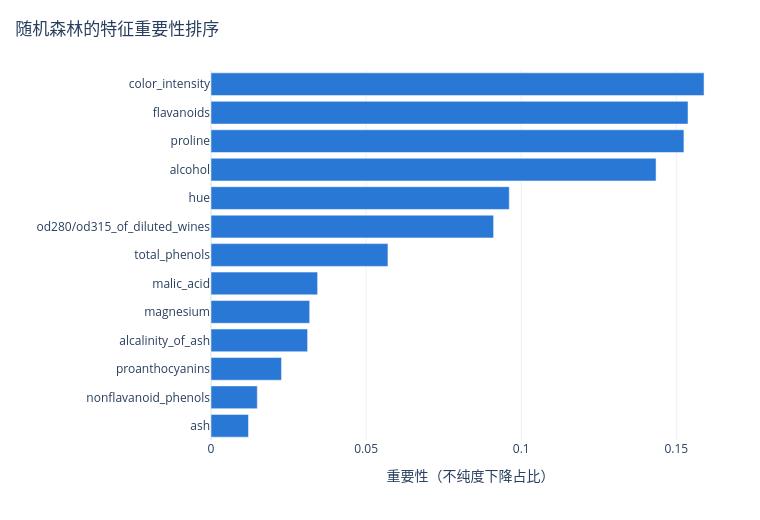

Here is the notebook cell this chart was saved with:
### Code cell
# 随机森林的特征重要性：与前面 F 检验的排序对照
rf = RandomForestClassifier(n_estimators=300, random_state=SEED).fit(X_train, y_train)
imp = pd.Series(rf.feature_importances_, index=wine.feature_names).sort_values()

fig = go.Figure(go.Bar(
    x=imp.values, y=imp.index, orientation="h", marker_color=C_BLUE,
    hovertemplate="%{y}<br>重要性 %{x:.3f}<extra></extra>",
))
style(fig, "随机森林的特征重要性排序", "重要性（不纯度下降占比）", "", width=760, height=520)
fig.show()

### Figure 1 — Plotly figure (JSON) as saved in the notebook; plotly's stock layout.template omitted (floating-point values rounded to 4 significant figures)
{"data": [{"hovertemplate": "%{y}<br>重要性 %{x:.3f}<extra></extra>", "marker": {"color": "#2a78d6"}, "orientation": "h", "type": "bar", "x": [0.01209, 0.01493, 0.02273, 0.03114, 0.03181, 0.03437, 0.05705, 0.0911, 0.09615, 0.1435, 0.1525, 0.1538, 0.1589], "y": ["ash", "nonflavanoid_phenols", "proanthocyanins", "alcalinity_of_ash", "magnesium", "malic_acid", "total_phenols", "od280/od315_of_diluted_wines", "hue", "alcohol", "proline", "flavanoids", "color_intensity"]}], "layout": {"height": 520, "hovermode": "closest", "legend": {"orientation": "h", "title": {}, "x": 0, "y": -0.18, "yanchor": "top"}, "margin": {"b": 80, "l": 70, "r": 30, "t": 70}, "title": {"text": "随机森林的特征重要性排序", "x": 0.02, "xanchor": "left"}, "width": 760, "xaxis": {"title": {"text": "重要性（不纯度下降占比）"}}, "yaxis": {"title": {"text": ""}}}}
